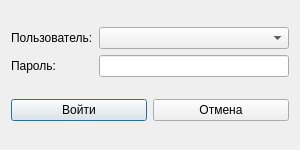
<?xml version="1.0" encoding="UTF-8"?>
<ui version="4.0">
 <class>Login2Dialog</class>
 <widget class="QDialog" name="LoginDialog">
  <property name="geometry">
   <rect>
    <x>0</x>
    <y>0</y>
    <width>300</width>
    <height>150</height>
   </rect>
  </property>
  <property name="windowTitle">
   <string>Вход в систему</string>
  </property>
  <layout class="QVBoxLayout" name="verticalLayout">
   <item>
    <layout class="QGridLayout" name="gridLayout">
     <item row="0" column="0">
      <widget class="QLabel" name="userLabel">
       <property name="text">
        <string>Пользователь:</string>
       </property>
      </widget>
     </item>
     <item row="0" column="1">
      <widget class="QComboBox" name="combo_USER">
      </widget>
     </item>
     <item row="1" column="0">
      <widget class="QLabel" name="passLabel">
       <property name="text">
        <string>Пароль:</string>
       </property>
      </widget>
     </item>
     <item row="1" column="1">
      <widget class="QLineEdit" name="edit_PASSWORD">
       <property name="echoMode">
        <enum>QLineEdit::Password</enum>
       </property>
      </widget>
     </item>
    </layout>
   </item>
   <item>
    <layout class="QHBoxLayout" name="buttonLayout">
     <item>
      <widget class="QPushButton" name="push_OK">
       <property name="text">
        <string>Войти</string>
       </property>
      </widget>
     </item>
     <item>
      <widget class="QPushButton" name="push_CANCEL">
       <property name="text">
        <string>Отмена</string>
       </property>
      </widget>
     </item>
    </layout>
   </item>
  </layout>
 </widget>
 <resources/>
 <connections/>
</ui>
